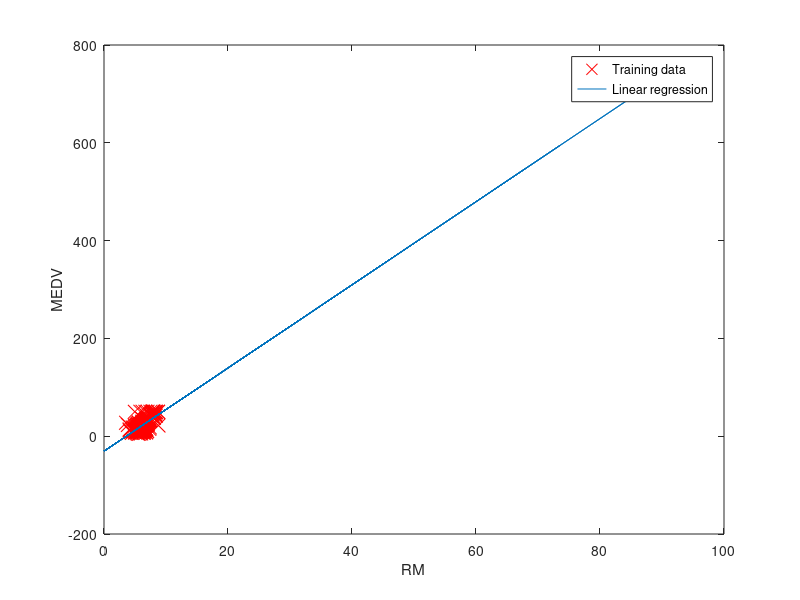

The MATLAB script that drew this image:

fid = fopen('Boston Housing prices.txt', 'r');
data = fscanf(fid, '%f');

data = reshape(data(1:end), 14, 506).';

CRIM = data(:, 1); ZN = data(:, 2); INDUS = data(:, 3); CHAS = data(:, 4); 
NOX = data(:, 5); RM = data(:, 6); AGE = data(:, 7); DIS = data(:, 8); 
RAD = data(:, 9); TAX = data(:, 10); PTRATIO = data(:, 11); B = data(:, 12); 
LSTAT = data(:, 13); MEDV = data(:, 14); 

figure; % open a new figure window

plot(RM, MEDV, 'rx', 'MarkerSize', 10); % Plot the data
ylabel('MEDV'); % Set the y-axis label
xlabel('RM'); % Set the x-axis label

X = [ones(506, 1), data(:,1)];

theta = zeros(2, 1);
theta(1) = -30.5;
theta(2) = 8.5;

% Plot the linear fit
hold on; % keep previous plot visible
plot(X(:,2), X*theta, '-')
legend('Training data', 'Linear regression')
hold off % don't overlay any more plots on this figure

